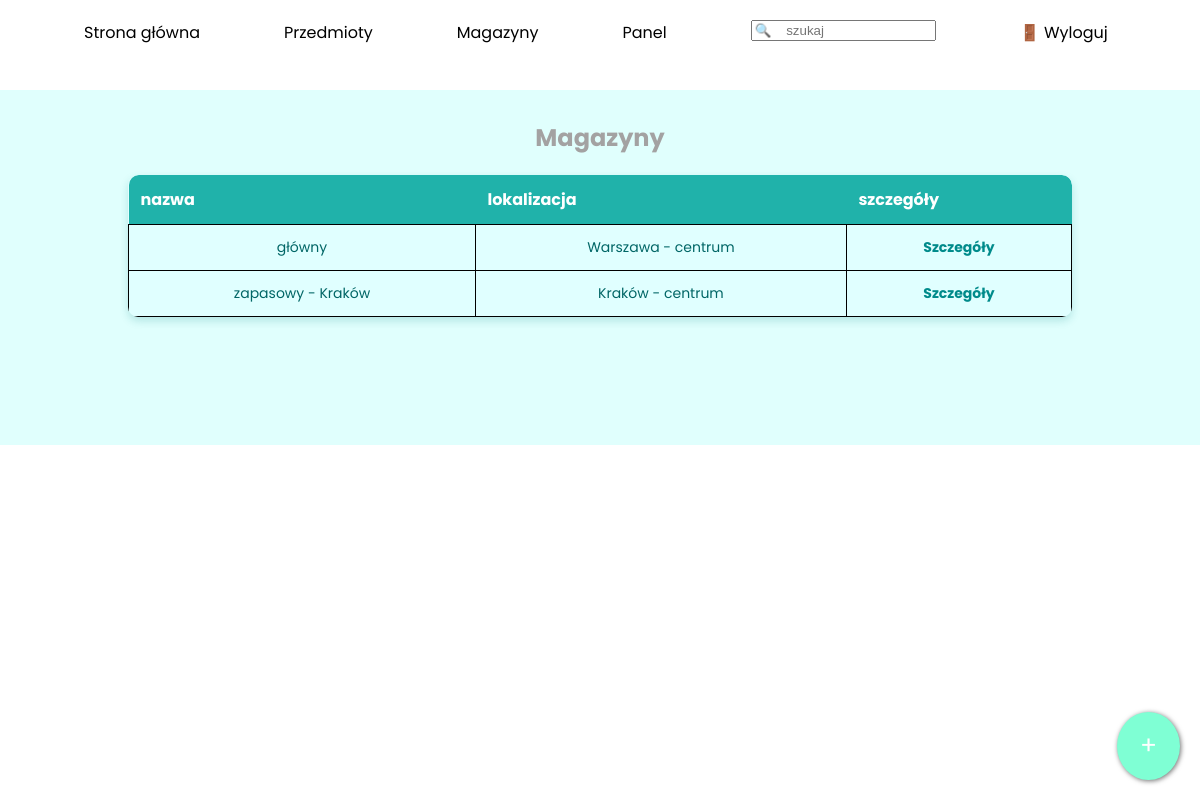
The page /sites/warehouses.php (signed in) on the database its author committed.
### tables this page shows
CREATE TABLE `magazyny` (
  `id` int(11) NOT NULL,
  `nazwa` varchar(50) DEFAULT NULL,
  `zdjecie` varchar(60) DEFAULT NULL,
  `lokalizacja` varchar(50) DEFAULT NULL
);

### functions.php (called while the page is built, shortened)
<?php
    function checkPowerDifferentThan($x){
        if($_SESSION['power'] != '0'){
            return true;
        }
        return false;
    }
?>

### sites/warehouses.php (the view, shortened to what this page needs)
<!DOCTYPE html>
<html lang="en">
<head>
    <link rel="stylesheet" href="../styles/style.css">
</head>
<body>
    <?php
        include '../functions.php';
    ?>
    <menu id="nav">
        <ul>
            <a href="../index.php">
                <li>Strona główna</li>
            </a>
            <a href="items.php">
                <li>Przedmioty</li>
            </a>
            <a href="warehouses.php">
                <li>Magazyny</li>
            </a>
            <a href="panel.php">
                <?php
                    echo "<li>Panel</li>";
                ?>
            </a>
            <li><input type="text" name="search" id="search" placeholder="🔍    szukaj"></li>
            <?php
                if(isset($_SESSION['login'])){
                    echo "<a href='logout.php' id='logout-btn'>";
                    echo "    <li>🚪 Wyloguj</li>";
                    echo "</a>";
                }
            ?>
        </ul>
    </menu>
    <main>
        <section id="items">
            <h1>Magazyny</h1>
            <table class="normalTable">
            <?php
                $db = mysqli_connect('localhost','root','','magazyn');
                echo "<tr>";
                echo "<th>nazwa</th> <th>lokalizacja</th> <th>szczegóły</th>";
                echo "</tr>";
                $s = "SELECT nazwa, lokalizacja FROM magazyny;";
                $q = mysqli_query($db, $s);
                while($fRow = mysqli_fetch_row($q)){
                    echo "<tr>";
                    echo "<td>$fRow[0]</td> <td>$fRow[1]</td> <td><a href='warehouse_details.php?nazwa=$fRow[0]'>Szczegóły</a></td>";
                    echo "</tr>";
                }
            ?>
            </table>
        </section>
        <?php
            if(checkPowerDifferentThan(0)){
                echo "<a href='warehouse_add.php' class='addButton'></a>";
            }
        ?>
    </main>
</body>

### styles/style.css (style rules this page uses)
body { margin: 0; padding: 0; font-family: "Poppins", Arial, sans-serif; scroll-behavior: smooth; }
#nav { width: 100%; height: 50px; margin: 20px 0; padding: 0; }
#nav > ul { margin: 0; padding: 0; justify-content: space-evenly; list-style: none; }
#nav > ul > a > li, #nav > ul > li > input { margin: 0; margin-left: 7%; float: left; color: black; transition: transform 0.5s; }
section { width: 100%; color: #a3a2a2; background-color: rgba(102, 255, 242, 0.2); text-align: center; padding: 10px; box-sizing: border-box; margin-bottom: 35px; }
.normalTable tr td { border: 1px solid black; }
.normalTable { width: 80%; margin: auto; border-collapse: collapse; background-color: #e0ffff; box-shadow: 0 4px 8px rgba(0, 128, 128, 0.2); border-radius: 10px; overflow: hidden; margin-bottom: 10%; }
.normalTable th { background-color: #20b2aa; color: white; padding: 12px; text-align: left; font-size: 16px; }
.normalTable td { padding: 12px; border-bottom: 1px solid #b2d8d8; font-size: 14px; color: #006666; }
.normalTable a { color: #008b8b; text-decoration: none; font-weight: bold; }
.normalTable tr:first-child th:first-child { border-top-left-radius: 10px; }
.normalTable tr:first-child th:last-child { border-top-right-radius: 10px; }
.normalTable tr:last-child td:first-child { border-bottom-left-radius: 10px; }
.normalTable tr:last-child td:last-child { border-bottom-right-radius: 10px; }
.addButton { text-decoration: none; color: white; background-color: aquamarine; position: fixed; bottom: 20px; right: 20px; font-size: 25px; padding: 15px 23px; border-radius: 50%; box-shadow: 1px 1px 5px rgb(112, 112, 112); }
.addButton::before { content: "+"; }

### rows shown on the page
magazyny: nazwa "główny", lokalizacja "Warszawa - centrum"
magazyny: nazwa "zapasowy - Kraków", lokalizacja "Kraków - centrum"
